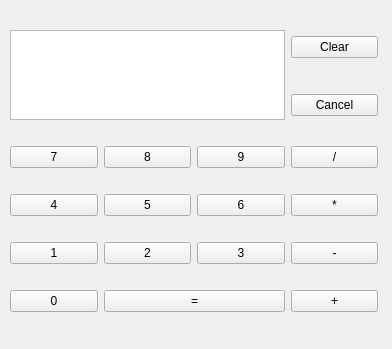
<?xml version="1.0" encoding="UTF-8"?>
<ui version="4.0">
 <class>Form</class>
 <widget class="QWidget" name="Form">
  <property name="geometry">
   <rect>
    <x>0</x>
    <y>0</y>
    <width>392</width>
    <height>349</height>
   </rect>
  </property>
  <property name="windowTitle">
   <string>Form</string>
  </property>
  <widget class="QWidget" name="layoutWidget">
   <property name="geometry">
    <rect>
     <x>10</x>
     <y>10</y>
     <width>368</width>
     <height>326</height>
    </rect>
   </property>
   <layout class="QGridLayout" name="gridLayout">
    <item row="5" column="0">
     <widget class="QPushButton" name="pushButton_0">
      <property name="text">
       <string>0</string>
      </property>
     </widget>
    </item>
    <item row="3" column="3">
     <widget class="QPushButton" name="pushButton_multiply">
      <property name="text">
       <string>*</string>
      </property>
     </widget>
    </item>
    <item row="4" column="0">
     <widget class="QPushButton" name="pushButton_1">
      <property name="text">
       <string>1</string>
      </property>
     </widget>
    </item>
    <item row="0" column="3">
     <widget class="QPushButton" name="pushButton_clear">
      <property name="text">
       <string>Clear</string>
      </property>
     </widget>
    </item>
    <item row="2" column="0">
     <widget class="QPushButton" name="pushButton_7">
      <property name="text">
       <string>7</string>
      </property>
     </widget>
    </item>
    <item row="2" column="1">
     <widget class="QPushButton" name="pushButton_8">
      <property name="text">
       <string>8</string>
      </property>
     </widget>
    </item>
    <item row="3" column="2">
     <widget class="QPushButton" name="pushButton_6">
      <property name="text">
       <string>6</string>
      </property>
     </widget>
    </item>
    <item row="1" column="3">
     <widget class="QPushButton" name="pushButton_cancel">
      <property name="text">
       <string>Cancel</string>
      </property>
     </widget>
    </item>
    <item row="2" column="2">
     <widget class="QPushButton" name="pushButton_9">
      <property name="text">
       <string>9</string>
      </property>
     </widget>
    </item>
    <item row="2" column="3">
     <widget class="QPushButton" name="pushButton_divide">
      <property name="text">
       <string>/</string>
      </property>
     </widget>
    </item>
    <item row="3" column="0">
     <widget class="QPushButton" name="pushButton_4">
      <property name="text">
       <string>4</string>
      </property>
     </widget>
    </item>
    <item row="4" column="1">
     <widget class="QPushButton" name="pushButton_2">
      <property name="text">
       <string>2</string>
      </property>
     </widget>
    </item>
    <item row="5" column="1" colspan="2">
     <widget class="QPushButton" name="pushButton_equal">
      <property name="text">
       <string>=</string>
      </property>
     </widget>
    </item>
    <item row="4" column="2">
     <widget class="QPushButton" name="pushButton_3">
      <property name="text">
       <string>3</string>
      </property>
     </widget>
    </item>
    <item row="4" column="3">
     <widget class="QPushButton" name="pushButton_minus">
      <property name="text">
       <string>-</string>
      </property>
     </widget>
    </item>
    <item row="5" column="3">
     <widget class="QPushButton" name="pushButton_plus">
      <property name="text">
       <string>+</string>
      </property>
     </widget>
    </item>
    <item row="3" column="1">
     <widget class="QPushButton" name="pushButton_5">
      <property name="text">
       <string>5</string>
      </property>
     </widget>
    </item>
    <item row="0" column="0" rowspan="2" colspan="3">
     <widget class="QTextBrowser" name="textBrowser"/>
    </item>
   </layout>
  </widget>
 </widget>
 <resources/>
 <connections>
  <connection>
   <sender>pushButton_0</sender>
   <signal>clicked()</signal>
   <receiver>textBrowser</receiver>
   <slot>paste()</slot>
   <hints>
    <hint type="sourcelabel">
     <x>54</x>
     <y>306</y>
    </hint>
    <hint type="destinationlabel">
     <x>69</x>
     <y>34</y>
    </hint>
   </hints>
  </connection>
  <connection>
   <sender>pushButton_1</sender>
   <signal>clicked()</signal>
   <receiver>textBrowser</receiver>
   <slot>paste()</slot>
   <hints>
    <hint type="sourcelabel">
     <x>54</x>
     <y>259</y>
    </hint>
    <hint type="destinationlabel">
     <x>69</x>
     <y>34</y>
    </hint>
   </hints>
  </connection>
  <connection>
   <sender>pushButton_2</sender>
   <signal>clicked()</signal>
   <receiver>textBrowser</receiver>
   <slot>paste()</slot>
   <hints>
    <hint type="sourcelabel">
     <x>147</x>
     <y>259</y>
    </hint>
    <hint type="destinationlabel">
     <x>69</x>
     <y>34</y>
    </hint>
   </hints>
  </connection>
  <connection>
   <sender>pushButton_3</sender>
   <signal>clicked()</signal>
   <receiver>textBrowser</receiver>
   <slot>paste()</slot>
   <hints>
    <hint type="sourcelabel">
     <x>240</x>
     <y>259</y>
    </hint>
    <hint type="destinationlabel">
     <x>69</x>
     <y>34</y>
    </hint>
   </hints>
  </connection>
  <connection>
   <sender>pushButton_4</sender>
   <signal>clicked()</signal>
   <receiver>textBrowser</receiver>
   <slot>paste()</slot>
   <hints>
    <hint type="sourcelabel">
     <x>54</x>
     <y>212</y>
    </hint>
    <hint type="destinationlabel">
     <x>69</x>
     <y>34</y>
    </hint>
   </hints>
  </connection>
  <connection>
   <sender>pushButton_5</sender>
   <signal>clicked()</signal>
   <receiver>textBrowser</receiver>
   <slot>paste()</slot>
   <hints>
    <hint type="sourcelabel">
     <x>147</x>
     <y>212</y>
    </hint>
    <hint type="destinationlabel">
     <x>69</x>
     <y>34</y>
    </hint>
   </hints>
  </connection>
  <connection>
   <sender>pushButton_6</sender>
   <signal>clicked()</signal>
   <receiver>textBrowser</receiver>
   <slot>paste()</slot>
   <hints>
    <hint type="sourcelabel">
     <x>240</x>
     <y>212</y>
    </hint>
    <hint type="destinationlabel">
     <x>69</x>
     <y>34</y>
    </hint>
   </hints>
  </connection>
  <connection>
   <sender>pushButton_7</sender>
   <signal>clicked()</signal>
   <receiver>textBrowser</receiver>
   <slot>paste()</slot>
   <hints>
    <hint type="sourcelabel">
     <x>54</x>
     <y>165</y>
    </hint>
    <hint type="destinationlabel">
     <x>69</x>
     <y>34</y>
    </hint>
   </hints>
  </connection>
  <connection>
   <sender>pushButton_8</sender>
   <signal>clicked()</signal>
   <receiver>textBrowser</receiver>
   <slot>paste()</slot>
   <hints>
    <hint type="sourcelabel">
     <x>147</x>
     <y>165</y>
    </hint>
    <hint type="destinationlabel">
     <x>69</x>
     <y>34</y>
    </hint>
   </hints>
  </connection>
  <connection>
   <sender>pushButton_9</sender>
   <signal>clicked()</signal>
   <receiver>textBrowser</receiver>
   <slot>paste()</slot>
   <hints>
    <hint type="sourcelabel">
     <x>240</x>
     <y>165</y>
    </hint>
    <hint type="destinationlabel">
     <x>69</x>
     <y>34</y>
    </hint>
   </hints>
  </connection>
  <connection>
   <sender>pushButton_clear</sender>
   <signal>clicked()</signal>
   <receiver>textBrowser</receiver>
   <slot>clear()</slot>
   <hints>
    <hint type="sourcelabel">
     <x>333</x>
     <y>49</y>
    </hint>
    <hint type="destinationlabel">
     <x>69</x>
     <y>34</y>
    </hint>
   </hints>
  </connection>
  <connection>
   <sender>pushButton_cancel</sender>
   <signal>clicked()</signal>
   <receiver>textBrowser</receiver>
   <slot>undo()</slot>
   <hints>
    <hint type="sourcelabel">
     <x>333</x>
     <y>112</y>
    </hint>
    <hint type="destinationlabel">
     <x>69</x>
     <y>34</y>
    </hint>
   </hints>
  </connection>
 </connections>
</ui>
